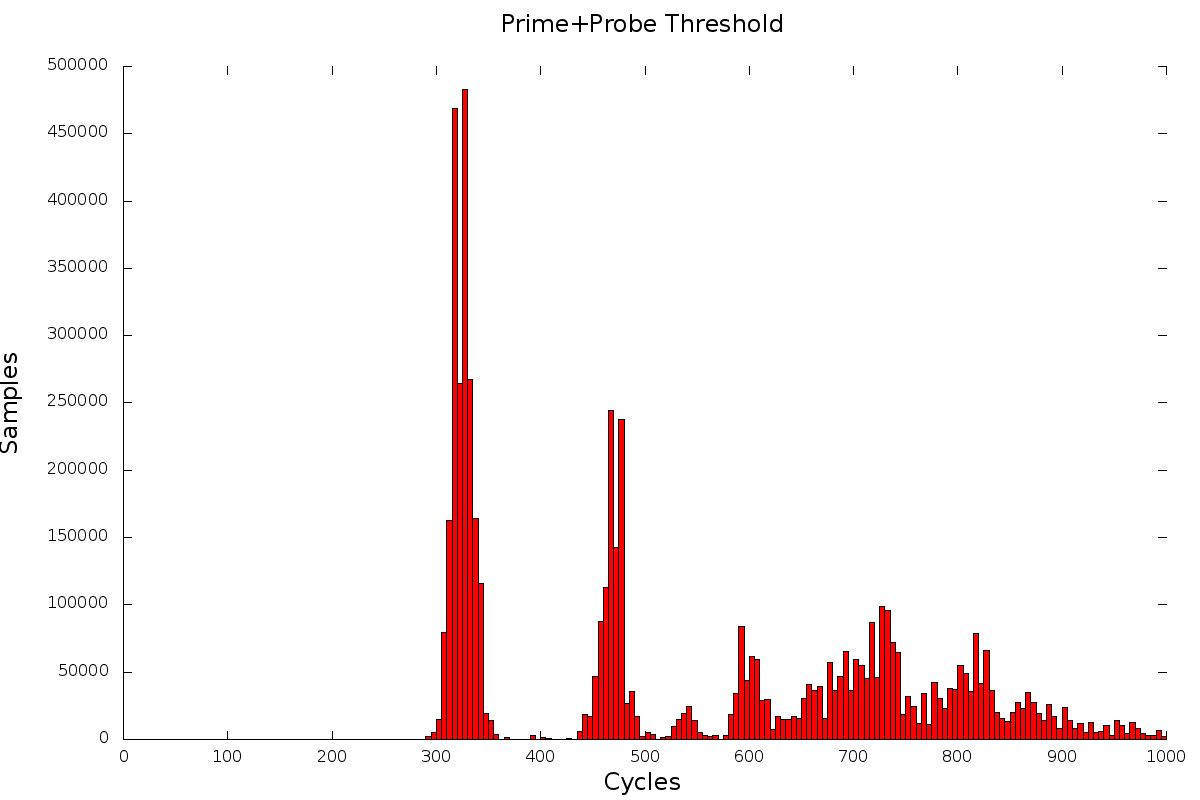

Source code (gnuplot):
clear
reset
set key off
set border 3
set auto
 
set xrange[0:1000]
set xtics 100
 
# Make some suitable labels.
set title "Prime+Probe Threshold" font ",18"
set xlabel "Cycles" font ",18"
set ylabel "Samples" font ",18"
 
set terminal png enhanced font "arial 14" size 1200, 800
ft="png"
# Set the output-file name.
set output "threshold.png"
 
set style histogram clustered gap 1
set style fill solid border -1
 
binwidth=5
set boxwidth binwidth
bin(x,width)=width*floor(x/width) + binwidth/2.0
 
plot 'values.dat' using (bin($1,binwidth)):0 smooth freq with boxes lc "red", 'values.dat' using (bin($2,binwidth)):0 smooth freq with boxes lc "red"
